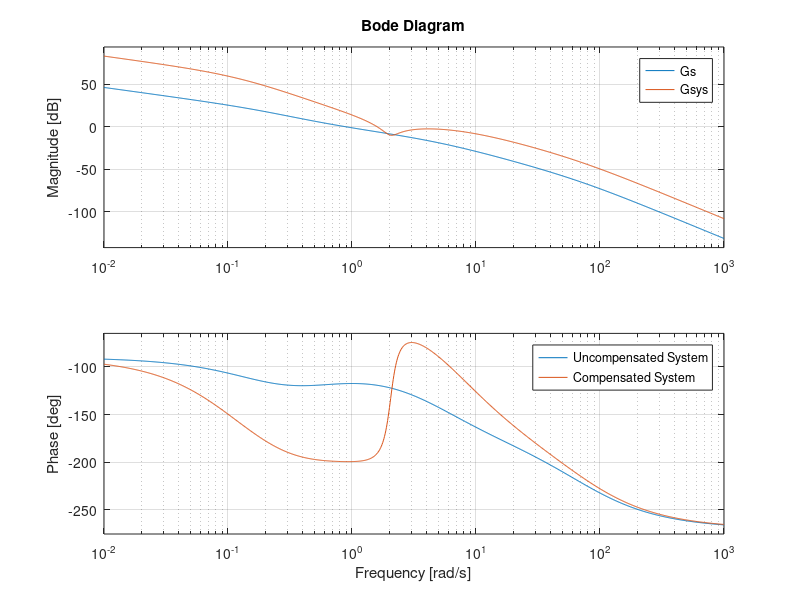

Write the MATLAB code that produced this figure. (Note: this script raises an error after producing the figure.)
clc;
clear all;
close all;
numc = [14.5 7.25 60.9025];
denc = [1 8.347 0.8817];
num = [280 140];
den = [1 75.2 365 70 0];
Gs = tf(num, den);
numc = [14.5 7.25 60.9025];
denc = [1 8.347 0.8817];
Gcom = tf(numc, denc);
Gsys = Gs*Gcom;
bode(Gs, Gsys);
legend('Uncompensated System', 'Compensated System');
As = allmargin(Gs);
Asys = allmargin(Gsys);